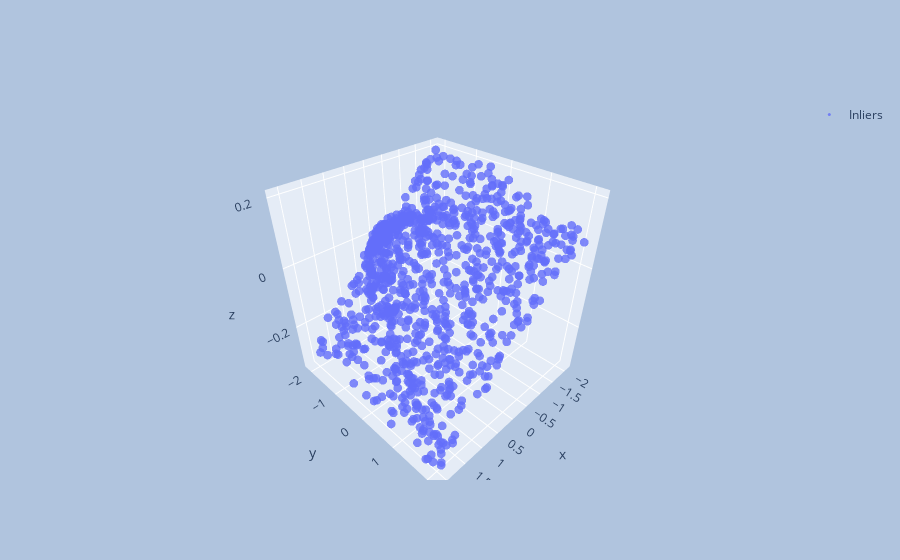
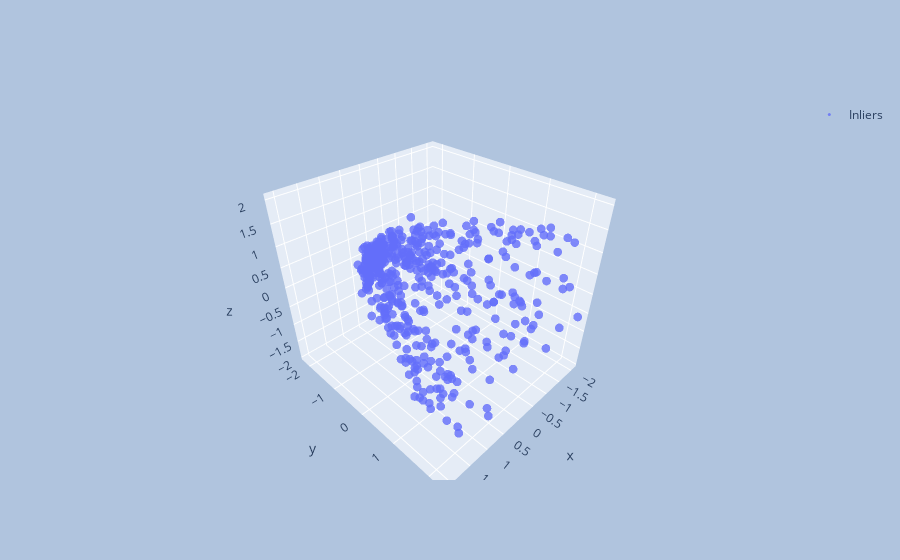

These figures' notebook cell, in order:
### Code cell
preds = ae.predict(ds[:-1])
plot3d(preds)
plot3d(ds[:500])

### Figure 1 — Plotly figure (JSON) as saved in the notebook; plotly's stock layout.template omitted (floating-point values rounded to 4 significant figures; data arrays with more than 128 entries replaced by an {"elided": "..."} marker saying what was removed)
{"data": [{"marker": {"opacity": 0.8, "size": 3}, "mode": "markers", "name": "Inliers", "type": "scatter3d", "x": {"elided": "999 float values"}, "y": {"elided": "999 float values"}, "z": {"elided": "999 float values"}}, {"marker": {"opacity": 0.8, "size": 3}, "mode": "markers", "name": "Outliers", "type": "scatter3d", "x": [], "y": [], "z": []}], "layout": {"autosize": false, "paper_bgcolor": "LightSteelBlue", "showlegend": true}}

### Figure 2 — Plotly figure (JSON) as saved in the notebook; plotly's stock layout.template omitted (floating-point values rounded to 4 significant figures; data arrays with more than 128 entries replaced by an {"elided": "..."} marker saying what was removed)
{"data": [{"marker": {"opacity": 0.8, "size": 3}, "mode": "markers", "name": "Inliers", "type": "scatter3d", "x": {"elided": "500 float values"}, "y": {"elided": "500 float values"}, "z": {"elided": "500 float values"}}, {"marker": {"opacity": 0.8, "size": 3}, "mode": "markers", "name": "Outliers", "type": "scatter3d", "x": [], "y": [], "z": []}], "layout": {"autosize": false, "paper_bgcolor": "LightSteelBlue", "showlegend": true}}
